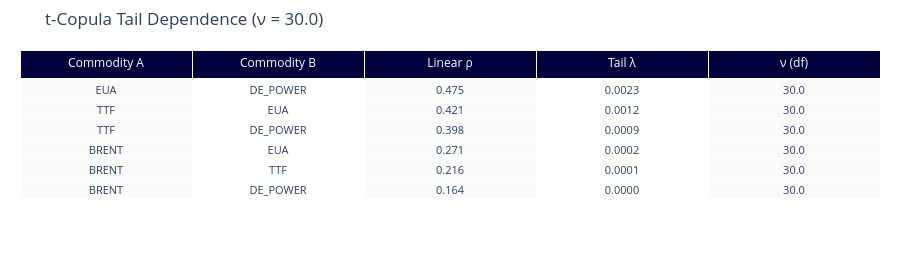

The notebook cell this image was saved under:
### Markdown cell above
## 5. t-Copula Tail Dependence

Linear correlation understates the risk of joint extreme moves. The t-copula
estimates tail dependence $\lambda_{ij}$ — the probability that two commodities
crash together given that one is already in its tail.

A tail dependence of 0.15 means: conditional on BRENT having an extreme
negative day, there is a 15% probability that TTF does too. Gaussian copulas
would peg this near zero regardless of the data.

### Code cell
copula_fit = fit_t_copula(core_rets)

# Build tail-dependence table
n = len(CORE)
rows = []
for i in range(n):
    for j in range(i + 1, n):
        rows.append({
            "Commodity A": CORE[i],
            "Commodity B": CORE[j],
            "Linear ρ": float(copula_fit.correlation[i, j]),
            "Tail λ": float(copula_fit.tail_dep[i, j]),
            "ν (df)": copula_fit.df,
        })

td_table = pd.DataFrame(rows)
td_table = td_table.sort_values("Tail λ", ascending=False)

fig5 = go.Figure(data=[go.Table(
    header=dict(
        values=list(td_table.columns),
        fill_color=NAVY,
        font=dict(color="white", size=12),
        align="center",
    ),
    cells=dict(
        values=[td_table[c] for c in td_table.columns],
        fill_color=[OFFWHITE, "white"] * 3,
        font=dict(size=11),
        format=[None, None, ".3f", ".4f", ".1f"],
        align="center",
    ),
)])
fig5.update_layout(
    title=f"t-Copula Tail Dependence (ν = {copula_fit.df:.1f})",
    height=280, margin=dict(l=20, r=20, t=50, b=20),
)
fig5.show()

print(f"Fitted degrees of freedom: {copula_fit.df:.2f}")
print(f"(ν < 10 indicates heavy tails; ν → ∞ is Gaussian)")
print(f"\nTop tail-dependent pair: {td_table.iloc[0]['Commodity A']}-{td_table.iloc[0]['Commodity B']} (λ = {td_table.iloc[0]['Tail λ']:.4f})")

### Figure 1 — Plotly figure (JSON) as saved in the notebook; plotly's stock layout.template omitted (floating-point values rounded to 4 significant figures)
{"data": [{"cells": {"align": "center", "fill": {"color": ["#FAFAFA", "white", "#FAFAFA", "white", "#FAFAFA", "white"]}, "font": {"size": 11}, "format": [null, null, ".3f", ".4f", ".1f"], "values": [["EUA", "TTF", "TTF", "BRENT", "BRENT", "BRENT"], ["DE_POWER", "EUA", "DE_POWER", "EUA", "TTF", "DE_POWER"], [0.4747, 0.4206, 0.3976, 0.2712, 0.216, 0.1645], [0.002293, 0.001234, 0.0009428, 0.0001998, 9.729e-05, 4.836e-05], [30.0, 30.0, 30.0, 30.0, 30.0, 30.0]]}, "header": {"align": "center", "fill": {"color": "#00003C"}, "font": {"color": "white", "size": 12}, "values": ["Commodity A", "Commodity B", "Linear ρ", "Tail λ", "ν (df)"]}, "type": "table"}], "layout": {"height": 280, "margin": {"b": 20, "l": 20, "r": 20, "t": 50}, "title": {"text": "t-Copula Tail Dependence (ν = 30.0)"}}}
